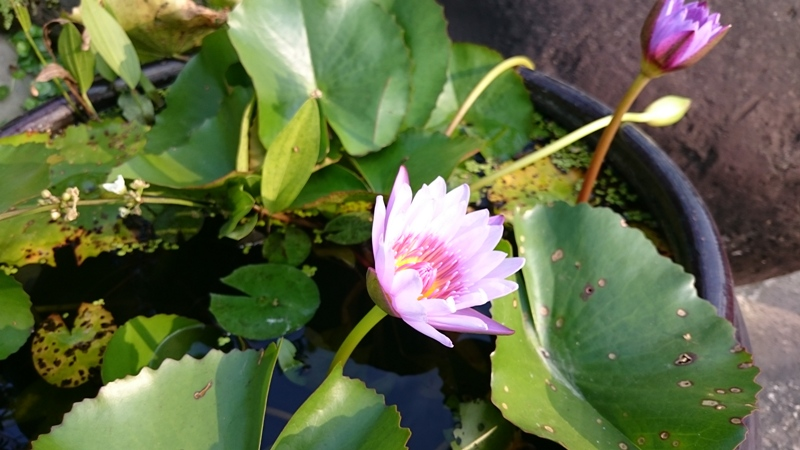
#> input picture opencv_ex/04/sample.jpg, 800 x 450 px, given in place of the camera
$ python 42_Blue_Color_Tracking.py
#> lines starting #> are read from the running program, lines starting #| are printed output that depends on the picture; after the words box and inside, x2 and y2 are one past the last pixel; in counts of white or black regions, pixels touching at a corner belong together
import cv2
import numpy as np
from collections import deque

pts = deque(maxlen=100)
cap = cv2.VideoCapture(0)

while(1):

    # Take each frame
    ret, frame = cap.read()
#> frame is the input picture: shape (450, 800, 3); mean B, G, R 69.7, 105.1, 95.9
    frame = cv2.flip(frame, 1)
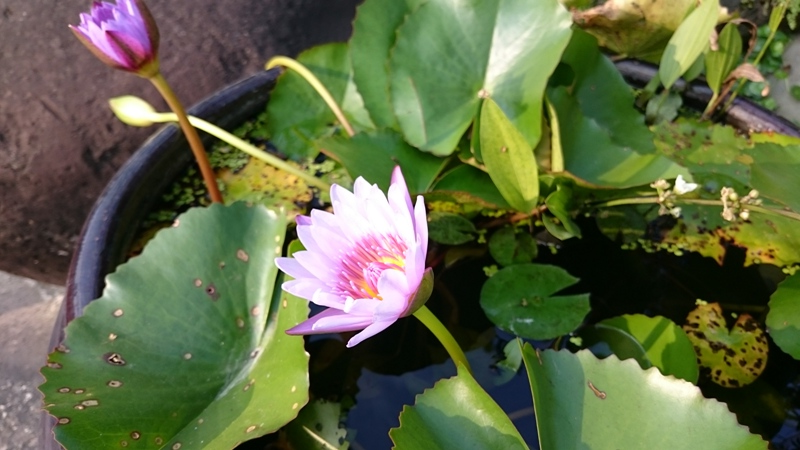
#> frame: shape (450, 800, 3); mean B, G, R 69.7, 105.1, 95.9

    # Convert BGR to HSV
    hsv = cv2.cvtColor(frame, cv2.COLOR_BGR2HSV)
#> hsv: shape (450, 800, 3); mean H, S, V 59, 127, 113.2

    # color
    refBGR=np.uint8([[[0, 255, 255]]])
    refHSV = cv2.cvtColor(refBGR,cv2.COLOR_BGR2HSV)
    refHue= refHSV[0][0][0]
    thre = 15


    # define range of blue color in HSV
    lower_blue = np.array([refHue-thre, 50, 50], dtype=np.uint8)
    upper_blue = np.array([refHue+thre,255,255], dtype=np.uint8)

    # define range of skin color in HSV
    #lower_blue = np.array([0, 48, 80], dtype=np.uint8)
    #upper_blue = np.array([20, 255, 255], dtype=np.uint8)

    # Threshold the HSV image to get only blue colors
    mask = cv2.inRange(hsv, lower_blue, upper_blue)
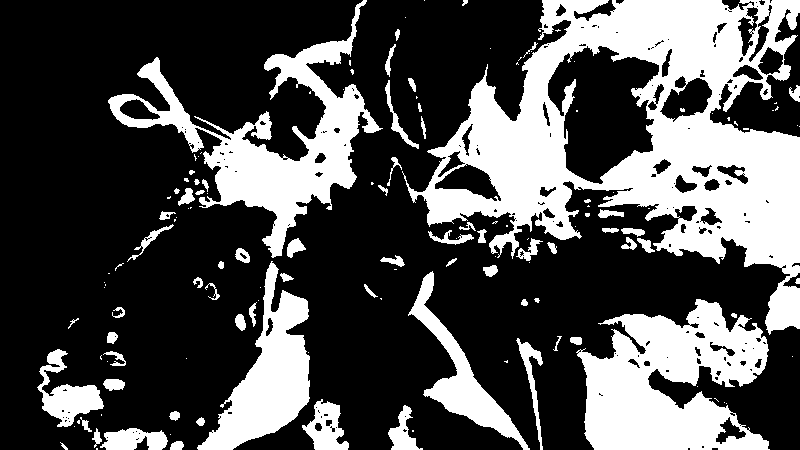
#> mask: shape (450, 800); 31.3% white; 141 white regions (72 under 20 px), largest, box (x1, y1, x2, y2) and area: (402, 0, 800, 335) 53290, (576, 299, 770, 450) 18539, (108, 0, 383, 258) 16448

    # apply a series of erosions and dilations to the mask
    # using an elliptical kernel
    kernel = cv2.getStructuringElement(cv2.MORPH_ELLIPSE, (11, 11))
    mask = cv2.erode(mask, kernel, iterations = 2)
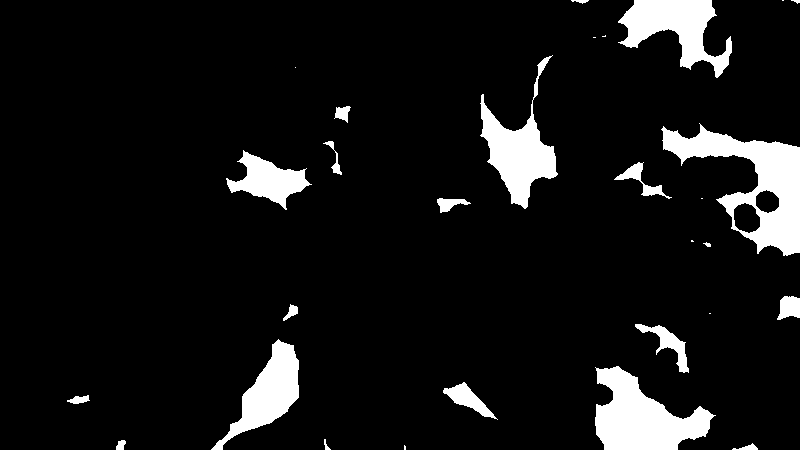
#> mask: shape (450, 800); 8.4% white; 29 white regions (8 under 20 px), largest, box (x1, y1, x2, y2) and area: (661, 123, 800, 256) 6955, (595, 366, 716, 450) 5650, (480, 55, 558, 209) 4252
    mask = cv2.dilate(mask, kernel, iterations = 2)
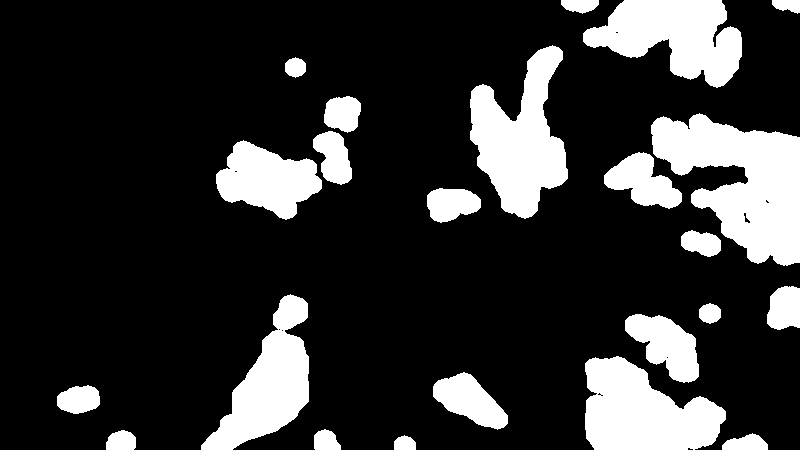
#> mask: shape (450, 800); 19.7% white; 23 white regions


    # find contours in the mask and initialize the current
    # (x, y) center of the ball
    cnts = cv2.findContours(mask.copy(), cv2.RETR_EXTERNAL,
        cv2.CHAIN_APPROX_SIMPLE)[-2]
#> cnts = 23 contours; largest, box (x1, y1, x2, y2) and area: (651, 113, 800, 266) 12907, (470, 45, 568, 219) 9240, (585, 356, 726, 450) 8852, (583, 0, 742, 88) 8255, (201, 294, 309, 450) 7512
    center = None

    # only proceed if at least one contour was found
    if len(cnts) > 0:
        # find the largest contour in the mask, then use
        # it to compute the minimum enclosing circle and
        # centroid
        c = max(cnts, key=cv2.contourArea)
#> c = contour of 243 points, box (x1, y1, x2, y2) (651, 113, 800, 266), area 12907
        ((x, y), radius) = cv2.minEnclosingCircle(c)
#> x = 726.5; y = 191.5; radius = 101.1
        M = cv2.moments(c)
#> M = moments, m00 12907, centre m10/m00, m01/m00 = (741.6, 181.7)
        center = (int(M["m10"] / M["m00"]), int(M["m01"] / M["m00"]))
#> center = (741, 181)

        # only proceed if the radius meets a minimum size
        if radius > 10:
            # draw the circle and centroid on the frame,
            # then update the list of tracked points
            cv2.circle(frame, (int(x), int(y)), int(radius),
                (0, 255, 255), 2)
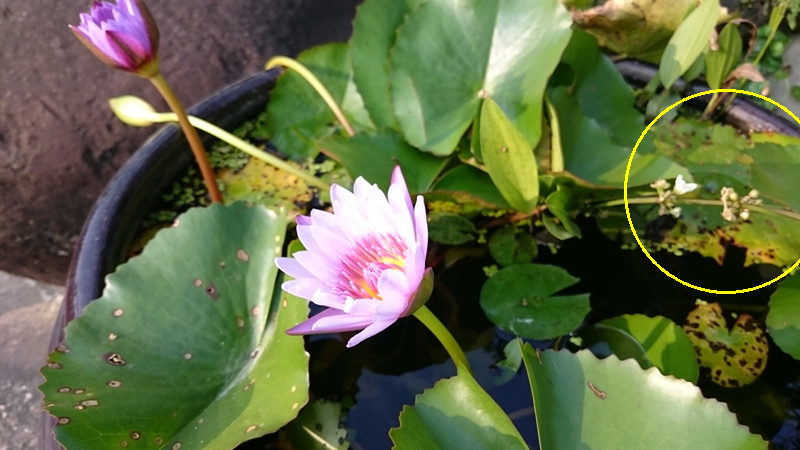
#> frame: shape (450, 800, 3); 0.4% of pixels changed, all inside (x1, y1, x2, y2) = (624, 89, 800, 294)
            cv2.circle(frame, center, 5, (0, 0, 255), -1)
#> frame: shape (450, 800, 3); 0.02% of pixels changed, all inside (x1, y1, x2, y2) = (736, 176, 747, 187)

    # update the points queue
    pts.appendleft(center)


    # loop over the set of tracked points
    for i in range(1, len(pts)):
        # if either of the tracked points are None, ignore
        # them
        if pts[i - 1] is None or pts[i] is None:
            continue

        # otherwise, compute the thickness of the line and
        # draw the connecting lines
        #thickness = int(np.sqrt(100 / float(i + 1)) * 2.5)
        thickness=5
        cv2.line(frame, pts[i - 1], pts[i], (0, 255, 0), thickness)


    # Bitwise-AND mask and original image
    res = cv2.bitwise_and(frame,frame, mask= mask)
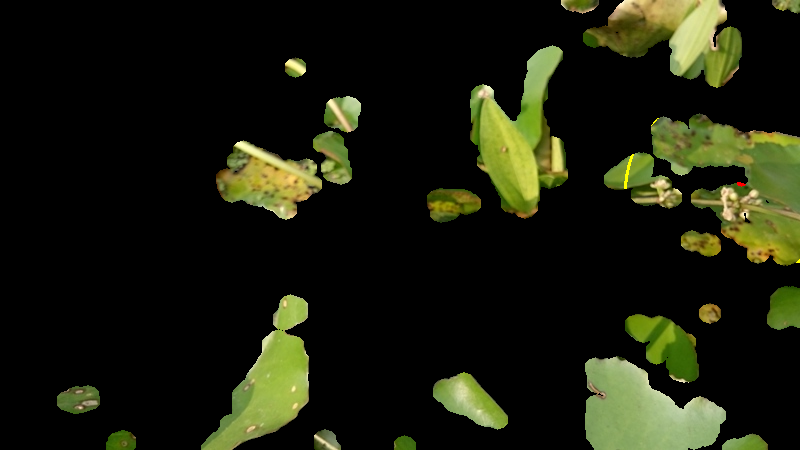
#> res: shape (450, 800, 3); mean B, G, R 12.9, 29.2, 26.4

    cv2.imshow('frame',frame)
    cv2.imshow('mask',mask)
    cv2.imshow('res',res)
    k = cv2.waitKey(5) & 0xFF
#> (key Esc is pressed here)
    if k == 27:
        break

cv2.destroyAllWindows()
